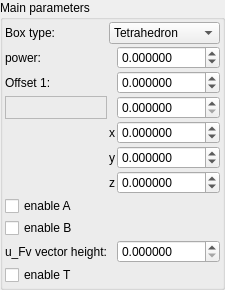
    <widget class="QGroupBox" name="groupBox">
     <property name="title">
      <string>Main parameters</string>
     </property>
     <layout class="QVBoxLayout" name="verticalLayout_2" stretch="0">
      <property name="spacing">
       <number>2</number>
      </property>
      <property name="leftMargin">
       <number>2</number>
      </property>
      <property name="topMargin">
       <number>2</number>
      </property>
      <property name="rightMargin">
       <number>2</number>
      </property>
      <property name="bottomMargin">
       <number>2</number>
      </property>
      <item>
       <layout class="QGridLayout" name="gridLayout" columnstretch="0,0,1">
        <property name="spacing">
         <number>2</number>
        </property>
        <item row="2" column="0">
         <widget class="QLabel" name="label_9">
          <property name="text">
           <string>Offset 1:</string>
          </property>
         </widget>
        </item>
        <item row="6" column="1">
         <widget class="QLabel" name="label_117">
          <property name="sizePolicy">
           <sizepolicy hsizetype="Preferred" vsizetype="Preferred">
            <horstretch>0</horstretch>
            <verstretch>0</verstretch>
           </sizepolicy>
          </property>
          <property name="text">
           <string notr="true">z</string>
          </property>
          <property name="alignment">
           <set>Qt::AlignRight|Qt::AlignTrailing|Qt::AlignVCenter</set>
          </property>
         </widget>
        </item>
        <item row="1" column="2">
         <widget class="MyDoubleSpinBox" name="spinbox_transf_pwr_4">
          <property name="sizePolicy">
           <sizepolicy hsizetype="Minimum" vsizetype="Maximum">
            <horstretch>0</horstretch>
            <verstretch>0</verstretch>
           </sizepolicy>
          </property>
          <property name="prefix">
           <string/>
          </property>
          <property name="suffix">
           <string/>
          </property>
          <property name="decimals">
           <number>6</number>
          </property>
          <property name="minimum">
           <double>-99.998999999999995</double>
          </property>
          <property name="maximum">
           <double>99.998999999999995</double>
          </property>
          <property name="singleStep">
           <double>0.100000000000000</double>
          </property>
         </widget>
        </item>
        <item row="4" column="2">
         <widget class="MyDoubleSpinBox" name="spinbox3_mandelbox_offset_x">
          <property name="sizePolicy">
           <sizepolicy hsizetype="Minimum" vsizetype="Maximum">
            <horstretch>0</horstretch>
            <verstretch>0</verstretch>
           </sizepolicy>
          </property>
          <property name="prefix">
           <string/>
          </property>
          <property name="suffix">
           <string/>
          </property>
          <property name="decimals">
           <number>6</number>
          </property>
          <property name="minimum">
           <double>-99.998999999999995</double>
          </property>
          <property name="maximum">
           <double>99.998999999999995</double>
          </property>
          <property name="singleStep">
           <double>0.100000000000000</double>
          </property>
         </widget>
        </item>
        <item row="0" column="0">
         <widget class="QLabel" name="label_8">
          <property name="text">
           <string>Box type:</string>
          </property>
         </widget>
        </item>
        <item row="3" column="0">
         <widget class="QFrame" name="frame">
          <property name="frameShape">
           <enum>QFrame::StyledPanel</enum>
          </property>
          <property name="frameShadow">
           <enum>QFrame::Raised</enum>
          </property>
         </widget>
        </item>
        <item row="0" column="1" colspan="2">
         <widget class="MyComboBox" name="comboBox_mandelbox_generalized_fold_type">
          <property name="sizePolicy">
           <sizepolicy hsizetype="Preferred" vsizetype="Maximum">
            <horstretch>0</horstretch>
            <verstretch>0</verstretch>
           </sizepolicy>
          </property>
          <item>
           <property name="text">
            <string>Tetrahedron</string>
           </property>
          </item>
          <item>
           <property name="text">
            <string>Cube</string>
           </property>
          </item>
          <item>
           <property name="text">
            <string>Octahedron</string>
           </property>
          </item>
          <item>
           <property name="text">
            <string>Dodecahedron</string>
           </property>
          </item>
          <item>
           <property name="text">
            <string>OctCube</string>
           </property>
          </item>
          <item>
           <property name="text">
            <string>Icosahedron</string>
           </property>
          </item>
          <item>
           <property name="text">
            <string>Box6</string>
           </property>
          </item>
          <item>
           <property name="text">
            <string>Box5</string>
           </property>
          </item>
         </widget>
        </item>
        <item row="1" column="0">
         <widget class="QLabel" name="label_7">
          <property name="text">
           <string>power:</string>
          </property>
         </widget>
        </item>
        <item row="5" column="2">
         <widget class="MyDoubleSpinBox" name="spinbox3_mandelbox_offset_y">
          <property name="sizePolicy">
           <sizepolicy hsizetype="Minimum" vsizetype="Maximum">
            <horstretch>0</horstretch>
            <verstretch>0</verstretch>
           </sizepolicy>
          </property>
          <property name="prefix">
           <string/>
          </property>
          <property name="suffix">
           <string/>
          </property>
          <property name="decimals">
           <number>6</number>
          </property>
          <property name="minimum">
           <double>-99.998999999999995</double>
          </property>
          <property name="maximum">
           <double>99.998999999999995</double>
          </property>
          <property name="singleStep">
           <double>0.100000000000000</double>
          </property>
         </widget>
        </item>
        <item row="4" column="1">
         <widget class="QLabel" name="label_115">
          <property name="sizePolicy">
           <sizepolicy hsizetype="Preferred" vsizetype="Preferred">
            <horstretch>0</horstretch>
            <verstretch>0</verstretch>
           </sizepolicy>
          </property>
          <property name="text">
           <string notr="true">x</string>
          </property>
          <property name="alignment">
           <set>Qt::AlignRight|Qt::AlignTrailing|Qt::AlignVCenter</set>
          </property>
         </widget>
        </item>
        <item row="10" column="2">
         <widget class="MyDoubleSpinBox" name="spinbox_transf_offset_05">
          <property name="sizePolicy">
           <sizepolicy hsizetype="Minimum" vsizetype="Maximum">
            <horstretch>0</horstretch>
            <verstretch>0</verstretch>
           </sizepolicy>
          </property>
          <property name="prefix">
           <string/>
          </property>
          <property name="suffix">
           <string/>
          </property>
          <property name="decimals">
           <number>6</number>
          </property>
          <property name="maximum">
           <double>99.998999999999995</double>
          </property>
          <property name="singleStep">
           <double>0.100000000000000</double>
          </property>
         </widget>
        </item>
        <item row="8" column="0">
         <widget class="MyCheckBox" name="checkBox_transf_function_enabledA_false">
          <property name="text">
           <string>enable A</string>
          </property>
         </widget>
        </item>
        <item row="5" column="1">
         <widget class="QLabel" name="label_116">
          <property name="sizePolicy">
           <sizepolicy hsizetype="Preferred" vsizetype="Preferred">
            <horstretch>0</horstretch>
            <verstretch>0</verstretch>
           </sizepolicy>
          </property>
          <property name="text">
           <string notr="true">y</string>
          </property>
          <property name="alignment">
           <set>Qt::AlignRight|Qt::AlignTrailing|Qt::AlignVCenter</set>
          </property>
         </widget>
        </item>
        <item row="2" column="2">
         <widget class="MyDoubleSpinBox" name="spinbox_transf_offset_1">
          <property name="sizePolicy">
           <sizepolicy hsizetype="Minimum" vsizetype="Maximum">
            <horstretch>0</horstretch>
            <verstretch>0</verstretch>
           </sizepolicy>
          </property>
          <property name="prefix">
           <string/>
          </property>
          <property name="suffix">
           <string/>
          </property>
          <property name="decimals">
           <number>6</number>
          </property>
          <property name="minimum">
           <double>-99.998999999999995</double>
          </property>
          <property name="maximum">
           <double>99.998999999999995</double>
          </property>
          <property name="singleStep">
           <double>0.100000000000000</double>
          </property>
         </widget>
        </item>
        <item row="10" column="0">
         <widget class="QLabel" name="label_17">
          <property name="text">
           <string>u_Fv vector height:</string>
          </property>
         </widget>
        </item>
        <item row="9" column="0">
         <widget class="MyCheckBox" name="checkBox_transf_function_enabledB_false">
          <property name="text">
           <string>enable B</string>
          </property>
         </widget>
        </item>
        <item row="6" column="2">
         <widget class="MyDoubleSpinBox" name="spinbox3_mandelbox_offset_z">
          <property name="sizePolicy">
           <sizepolicy hsizetype="Minimum" vsizetype="Maximum">
            <horstretch>0</horstretch>
            <verstretch>0</verstretch>
           </sizepolicy>
          </property>
          <property name="prefix">
           <string/>
          </property>
          <property name="suffix">
           <string/>
          </property>
          <property name="decimals">
           <number>6</number>
          </property>
          <property name="minimum">
           <double>-99.998999999999995</double>
          </property>
          <property name="maximum">
           <double>99.998999999999995</double>
          </property>
          <property name="singleStep">
           <double>0.100000000000000</double>
          </property>
         </widget>
        </item>
        <item row="3" column="2">
         <widget class="MyDoubleSpinBox" name="spinbox_mandelbox_folding_min_radius">
          <property name="sizePolicy">
           <sizepolicy hsizetype="Minimum" vsizetype="Maximum">
            <horstretch>0</horstretch>
            <verstretch>0</verstretch>
           </sizepolicy>
          </property>
          <property name="prefix">
           <string/>
          </property>
          <property name="suffix">
           <string/>
          </property>
          <property name="decimals">
           <number>6</number>
          </property>
          <property name="maximum">
           <double>99.998999999999995</double>
          </property>
          <property name="singleStep">
           <double>0.100000000000000</double>
          </property>
         </widget>
        </item>
        <item row="11" column="0">
         <widget class="MyCheckBox" name="checkBox_transf_function_enabledT_false">
          <property name="text">
           <string>enable T</string>
          </property>
         </widget>
        </item>
       </layout>
      </item>
     </layout>
    </widget>
